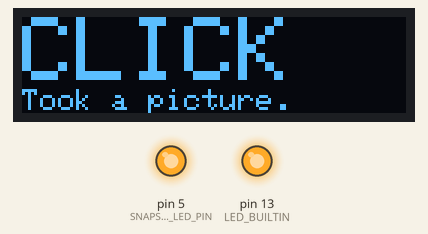
This sketch was run on a simulated Arduino Uno, built with avr-gcc and run on an emulated ATmega328P. Parts: 128×32 one-colour display, output pins drawn as LEDs (lit = HIGH).

Above: at 0.1 s.
At 1.1 s:
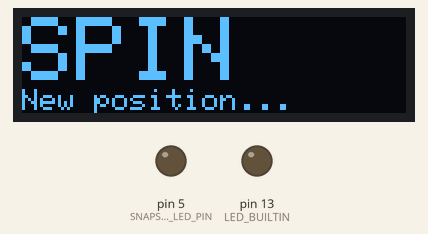
Timing chart, 0 to 129.9 s (numbered marks = the images above):
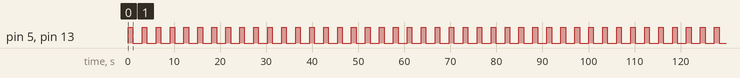

The sketch:

Photogrammetry.ino
```cpp
#include <Wire.h>
#include <Adafruit_SSD1306.h>

// Declaration for an SSD1306 display connected to I2C (SDA, SCL pins)
// The pins for I2C are defined by the Wire-library.
// On an arduino UNO:       A4(SDA), A5(SCL)

#define SCREEN_WIDTH 128 // OLED display width, in pixels
#define SCREEN_HEIGHT 32 // OLED display height, in pixels
#define OLED_RESET     -1     // Reset pin # (or -1 if sharing Arduino reset pin)

Adafruit_SSD1306 display(SCREEN_WIDTH, SCREEN_HEIGHT, &Wire, OLED_RESET);

#define SCREEN_ADDRESS 0x3C   ///< See datasheet for Address; 0x3D for 128x64, 0x3C for 128x32

int SNAPSHOT_LED_PIN = 5;

void setup() {
  Serial.begin(9600);

  pinMode(LED_BUILTIN, OUTPUT);
  pinMode(SNAPSHOT_LED_PIN, OUTPUT);

  // SSD1306_SWITCHCAPVCC = generate display voltage from 3.3V internally
  if(!display.begin(SSD1306_SWITCHCAPVCC, SCREEN_ADDRESS)) {
    Serial.println(F("SSD1306 allocation failed"));
    for(;;); // Don't proceed, loop forever
  }

}

void loop() {
  takeSnapshot();
  rotate();
}

void takeSnapshot() {
  digitalWrite(LED_BUILTIN, HIGH);
  digitalWrite(SNAPSHOT_LED_PIN, HIGH);

  report("CLICK", "Took a picture.");

  delay(1000);

  digitalWrite(LED_BUILTIN, LOW);
  digitalWrite(SNAPSHOT_LED_PIN, LOW);
}

void rotate() {
  report("SPIN", "New position...");
  delay(2000);
}

void report(String text, String subtext) {
  display.clearDisplay();

  display.setCursor(0,0);             // Start at top-left corner

  display.setTextSize(3);             // Normal 1:1 pixel scale
  display.setTextColor(SSD1306_WHITE);        // Draw white text

  display.println(text);

  display.setTextSize(1);             // Draw 2X-scale text
  display.setTextColor(SSD1306_WHITE);
  display.println(subtext);

  display.display();
}
```

Measured:
- by itself, pin 5 (SNAPSHOT_LED_PIN), pin 13 (LED_BUILTIN): alternates HIGH for 1.0 s and LOW for 2.0 s
